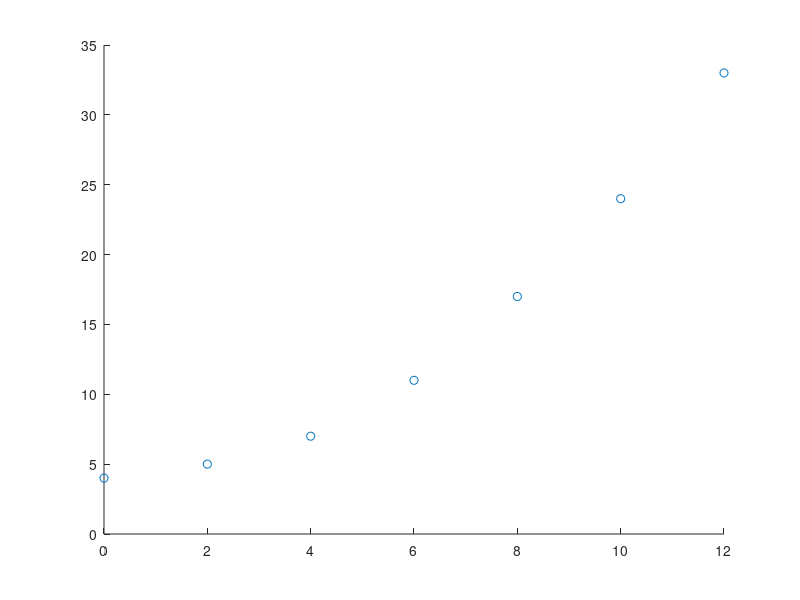

Write MATLAB code to recreate this figure.
clear variables

x = [0, 2, 4, 6, 8, 10, 12];
y = [4, 5, 7, 11, 17, 24, 33];
scatter(x,y);
u = x.^2;
answer = spline(x, y, [1, 3, 6, 9, 10, 11]);


J = [sum(u) length(x); sum(u.^2) sum(u)];
K = [sum(y); sum(y.*u)];
c = inv(J)*K;

fprintf('a = %.5f, and b = %.5f\n', c(1), c(2))


